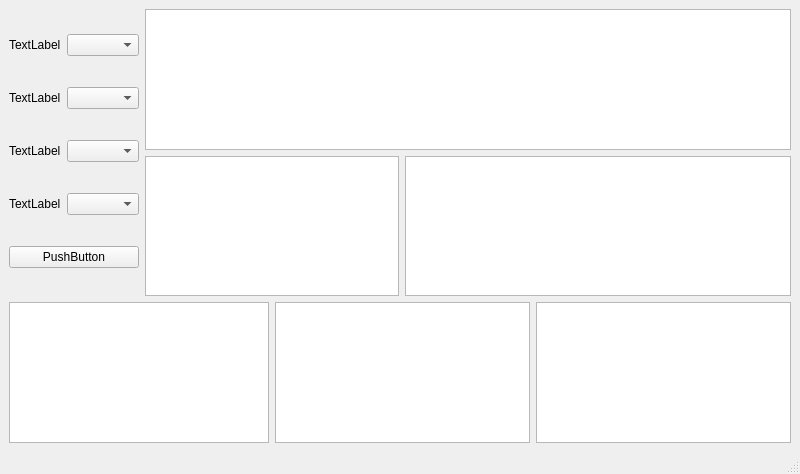
<?xml version="1.0" encoding="UTF-8"?>
<ui version="4.0">
 <class>MainWindow</class>
 <widget class="QMainWindow" name="MainWindow">
  <property name="geometry">
   <rect>
    <x>0</x>
    <y>0</y>
    <width>800</width>
    <height>474</height>
   </rect>
  </property>
  <property name="windowTitle">
   <string>MainWindow</string>
  </property>
  <widget class="QWidget" name="centralwidget">
   <layout class="QGridLayout" name="gridLayout_2">
    <item row="0" column="0" rowspan="2">
     <layout class="QGridLayout" name="gridLayout">
      <item row="0" column="0">
       <widget class="QLabel" name="label">
        <property name="text">
         <string>TextLabel</string>
        </property>
       </widget>
      </item>
      <item row="0" column="1">
       <widget class="QComboBox" name="comboBox"/>
      </item>
      <item row="1" column="0">
       <widget class="QLabel" name="label_2">
        <property name="text">
         <string>TextLabel</string>
        </property>
       </widget>
      </item>
      <item row="1" column="1">
       <widget class="QComboBox" name="comboBox_2"/>
      </item>
      <item row="2" column="0">
       <widget class="QLabel" name="label_3">
        <property name="text">
         <string>TextLabel</string>
        </property>
       </widget>
      </item>
      <item row="2" column="1">
       <widget class="QComboBox" name="comboBox_3"/>
      </item>
      <item row="3" column="0">
       <widget class="QLabel" name="label_4">
        <property name="text">
         <string>TextLabel</string>
        </property>
       </widget>
      </item>
      <item row="3" column="1">
       <widget class="QComboBox" name="comboBox_4"/>
      </item>
      <item row="4" column="0" colspan="2">
       <widget class="QPushButton" name="pushButton">
        <property name="text">
         <string>PushButton</string>
        </property>
       </widget>
      </item>
     </layout>
    </item>
    <item row="0" column="1" colspan="4">
     <layout class="QVBoxLayout" name="verticalLayout">
      <item>
       <widget class="QGraphicsView" name="graphicsView"/>
      </item>
     </layout>
    </item>
    <item row="1" column="1" colspan="2">
     <layout class="QVBoxLayout" name="verticalLayout_2">
      <item>
       <widget class="QGraphicsView" name="graphicsView_2"/>
      </item>
     </layout>
    </item>
    <item row="1" column="3" colspan="2">
     <layout class="QVBoxLayout" name="verticalLayout_3">
      <item>
       <widget class="QGraphicsView" name="graphicsView_3"/>
      </item>
     </layout>
    </item>
    <item row="2" column="0" colspan="2">
     <layout class="QVBoxLayout" name="verticalLayout_4">
      <item>
       <widget class="QGraphicsView" name="graphicsView_4"/>
      </item>
     </layout>
    </item>
    <item row="2" column="2" colspan="2">
     <layout class="QVBoxLayout" name="verticalLayout_5">
      <item>
       <widget class="QGraphicsView" name="graphicsView_5"/>
      </item>
     </layout>
    </item>
    <item row="2" column="4">
     <layout class="QVBoxLayout" name="verticalLayout_6">
      <item>
       <widget class="QGraphicsView" name="graphicsView_6"/>
      </item>
     </layout>
    </item>
   </layout>
  </widget>
  <widget class="QMenuBar" name="menubar">
   <property name="geometry">
    <rect>
     <x>0</x>
     <y>0</y>
     <width>800</width>
     <height>23</height>
    </rect>
   </property>
  </widget>
  <widget class="QStatusBar" name="statusbar"/>
 </widget>
 <resources/>
 <connections/>
</ui>
